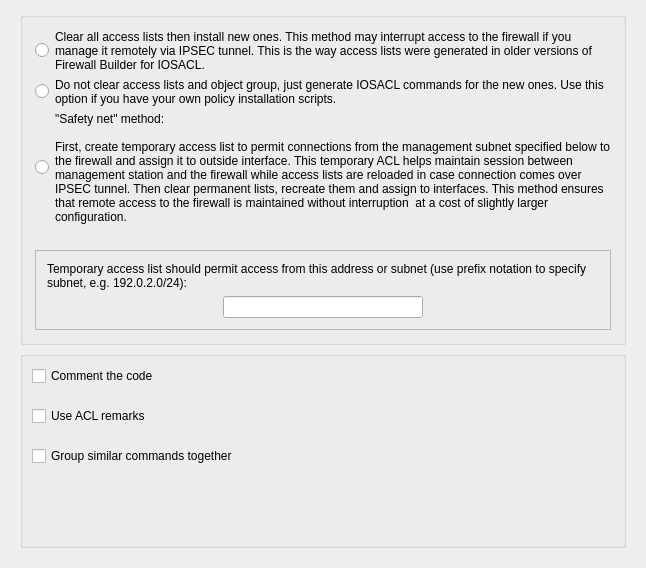
     <widget class="QWidget" name="script_options_tab">
      <attribute name="title">
       <string>Script Options</string>
      </attribute>
      <layout class="QGridLayout">
       <property name="leftMargin">
        <number>20</number>
       </property>
       <property name="topMargin">
        <number>12</number>
       </property>
       <property name="rightMargin">
        <number>20</number>
       </property>
       <property name="bottomMargin">
        <number>20</number>
       </property>
       <item row="1" column="0">
        <widget class="QGroupBox" name="frame170">
         <property name="sizePolicy">
          <sizepolicy hsizetype="Expanding" vsizetype="Expanding">
           <horstretch>0</horstretch>
           <verstretch>0</verstretch>
          </sizepolicy>
         </property>
         <property name="title">
          <string/>
         </property>
         <layout class="QGridLayout" name="gridLayout_7">
          <property name="verticalSpacing">
           <number>20</number>
          </property>
          <item row="0" column="0">
           <widget class="QCheckBox" name="iosacl_include_comments">
            <property name="toolTip">
             <string>Insert comments into generated IOSACL configuration file</string>
            </property>
            <property name="text">
             <string>Comment the code</string>
            </property>
           </widget>
          </item>
          <item row="1" column="0">
           <widget class="QCheckBox" name="iosacl_use_acl_remarks">
            <property name="toolTip">
             <string>Insert comments into generated IOSACL configuration file</string>
            </property>
            <property name="text">
             <string>Use ACL remarks</string>
            </property>
           </widget>
          </item>
          <item row="2" column="0">
           <widget class="QCheckBox" name="iosacl_regroup_commands">
            <property name="toolTip">
             <string>Group IOSACL commands in the script so that similar commands appear next to each other, just like IOSACL does it when you use 'show config'</string>
            </property>
            <property name="text">
             <string>Group similar commands together</string>
            </property>
           </widget>
          </item>
          <item row="3" column="0">
           <spacer name="verticalSpacer">
            <property name="orientation">
             <enum>Qt::Orientation::Vertical</enum>
            </property>
            <property name="sizeHint" stdset="0">
             <size>
              <width>20</width>
              <height>70</height>
             </size>
            </property>
           </spacer>
          </item>
         </layout>
        </widget>
       </item>
       <item row="0" column="0">
        <widget class="QGroupBox" name="buttonGroup10">
         <property name="sizePolicy">
          <sizepolicy hsizetype="Preferred" vsizetype="Expanding">
           <horstretch>0</horstretch>
           <verstretch>0</verstretch>
          </sizepolicy>
         </property>
         <property name="title">
          <string/>
         </property>
         <layout class="QGridLayout">
          <property name="margin" stdset="0">
           <number>12</number>
          </property>
          <property name="spacing">
           <number>6</number>
          </property>
          <item row="0" column="1">
           <widget class="QLabel" name="textLabel2_3">
            <property name="text">
             <string>Clear all access lists then install new ones. This method may interrupt access to the firewall if you manage it remotely via IPSEC tunnel. This is the way access lists were generated in older versions of Firewall Builder for IOSACL.</string>
            </property>
            <property name="alignment">
             <set>Qt::AlignmentFlag::AlignVCenter</set>
            </property>
            <property name="wordWrap">
             <bool>true</bool>
            </property>
            <property name="buddy">
             <cstring>iosacl_acl_basic</cstring>
            </property>
           </widget>
          </item>
          <item row="1" column="1">
           <widget class="QLabel" name="textLabel3">
            <property name="focusPolicy">
             <enum>Qt::FocusPolicy::ClickFocus</enum>
            </property>
            <property name="text">
             <string>Do not clear access lists and object group, just generate IOSACL commands for the new ones. Use this option if you have your own policy installation scripts.</string>
            </property>
            <property name="alignment">
             <set>Qt::AlignmentFlag::AlignVCenter</set>
            </property>
            <property name="wordWrap">
             <bool>true</bool>
            </property>
            <property name="buddy">
             <cstring>iosacl_acl_no_clear</cstring>
            </property>
           </widget>
          </item>
          <item row="3" column="1">
           <spacer>
            <property name="orientation">
             <enum>Qt::Orientation::Vertical</enum>
            </property>
            <property name="sizeType">
             <enum>QSizePolicy::Policy::Expanding</enum>
            </property>
            <property name="sizeHint" stdset="0">
             <size>
              <width>20</width>
              <height>20</height>
             </size>
            </property>
           </spacer>
          </item>
          <item row="2" column="1">
           <widget class="QLabel" name="textLabel4">
            <property name="text">
             <string>&quot;Safety net&quot; method:

First, create temporary access list to permit connections from the management subnet specified below to the firewall and assign it to outside interface. This temporary ACL helps maintain session between management station and the firewall while access lists are reloaded in case connection comes over IPSEC tunnel. Then clear permanent lists, recreate them and assign to interfaces. This method ensures that remote access to the firewall is maintained without interruption  at a cost of slightly larger configuration.</string>
            </property>
            <property name="alignment">
             <set>Qt::AlignmentFlag::AlignVCenter</set>
            </property>
            <property name="wordWrap">
             <bool>true</bool>
            </property>
            <property name="buddy">
             <cstring>iosacl_acl_substitution</cstring>
            </property>
           </widget>
          </item>
          <item row="4" column="0" colspan="2">
           <widget class="QFrame" name="frame5">
            <property name="frameShape">
             <enum>QFrame::Shape::StyledPanel</enum>
            </property>
            <property name="frameShadow">
             <enum>QFrame::Shadow::Sunken</enum>
            </property>
            <layout class="QGridLayout">
             <property name="margin" stdset="0">
              <number>11</number>
             </property>
             <item row="0" column="0" colspan="3">
              <widget class="QLabel" name="iosacl_acl_temp_lbl">
               <property name="text">
                <string>Temporary access list should permit access from this address or subnet (use prefix notation to specify subnet, e.g. 192.0.2.0/24):</string>
               </property>
               <property name="alignment">
                <set>Qt::AlignmentFlag::AlignVCenter</set>
               </property>
               <property name="wordWrap">
                <bool>true</bool>
               </property>
              </widget>
             </item>
             <item row="1" column="2">
              <spacer>
               <property name="orientation">
                <enum>Qt::Orientation::Horizontal</enum>
               </property>
               <property name="sizeType">
                <enum>QSizePolicy::Policy::Expanding</enum>
               </property>
               <property name="sizeHint" stdset="0">
                <size>
                 <width>120</width>
                 <height>20</height>
                </size>
               </property>
              </spacer>
             </item>
             <item row="1" column="1">
              <widget class="QLineEdit" name="iosacl_acl_temp_addr">
               <property name="sizePolicy">
                <sizepolicy hsizetype="Fixed" vsizetype="Fixed">
                 <horstretch>0</horstretch>
                 <verstretch>0</verstretch>
                </sizepolicy>
               </property>
               <property name="minimumSize">
                <size>
                 <width>200</width>
                 <height>0</height>
                </size>
               </property>
               <property name="maximumSize">
                <size>
                 <width>120</width>
                 <height>32767</height>
                </size>
               </property>
              </widget>
             </item>
             <item row="1" column="0">
              <spacer>
               <property name="orientation">
                <enum>Qt::Orientation::Horizontal</enum>
               </property>
               <property name="sizeType">
                <enum>QSizePolicy::Policy::Expanding</enum>
               </property>
               <property name="sizeHint" stdset="0">
                <size>
                 <width>110</width>
                 <height>20</height>
                </size>
               </property>
              </spacer>
             </item>
            </layout>
           </widget>
          </item>
          <item row="0" column="0">
           <widget class="QRadioButton" name="iosacl_acl_basic">
            <property name="sizePolicy">
             <sizepolicy hsizetype="Fixed" vsizetype="Fixed">
              <horstretch>0</horstretch>
              <verstretch>0</verstretch>
             </sizepolicy>
            </property>
            <property name="text">
             <string/>
            </property>
           </widget>
          </item>
          <item row="1" column="0">
           <widget class="QRadioButton" name="iosacl_acl_no_clear">
            <property name="sizePolicy">
             <sizepolicy hsizetype="Fixed" vsizetype="Fixed">
              <horstretch>0</horstretch>
              <verstretch>0</verstretch>
             </sizepolicy>
            </property>
            <property name="text">
             <string/>
            </property>
           </widget>
          </item>
          <item row="2" column="0">
           <widget class="QRadioButton" name="iosacl_acl_substitution">
            <property name="sizePolicy">
             <sizepolicy hsizetype="Fixed" vsizetype="Fixed">
              <horstretch>0</horstretch>
              <verstretch>0</verstretch>
             </sizepolicy>
            </property>
            <property name="text">
             <string/>
            </property>
           </widget>
          </item>
         </layout>
        </widget>
       </item>
      </layout>
     </widget>
